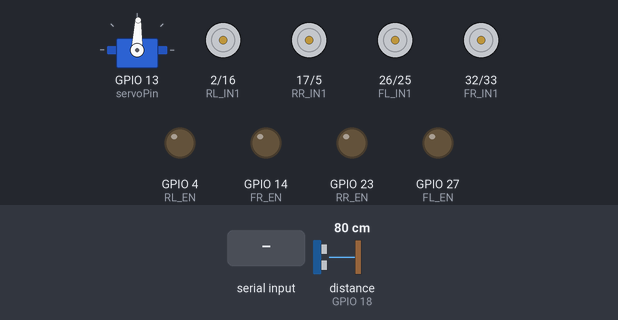
Recording of a sketch running on a simulated ESP32. Parts: servo, motor-driver pin pairs drawn as motors (green arrow = first pin HIGH = forward, orange = second pin HIGH = backward, longer = more drive), output pins drawn as LEDs (lit = HIGH). Wiring (inferred from the names in the program): ultrasonic range finder: trigger GPIO 19; echo GPIO 18. Dashed ring = blinking. The test bench sets the inputs (shaded band); at power-on: distance to the obstacle (sensor on GPIO 18) 80 cm. The echo pulse lasts 58.3 µs per cm; nothing arrives over Bluetooth unless stated; servo pulses on a pin are drawn as a servo (544–2400 µs = 0–180°); pins used as bus, display or sensor lines are not drawn.

Above: at 2.3 s.
2.4 s: "A" received over the second serial link
At 2.65 s:
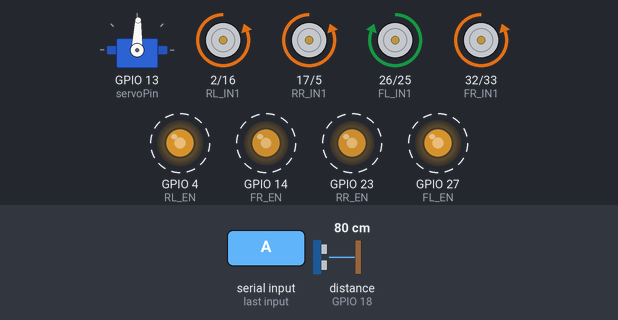
5.4 s: distance to the obstacle (sensor on GPIO 18) set to 33 cm
8.4 s: distance to the obstacle (sensor on GPIO 18) set to 27 cm
At 8.91 s:
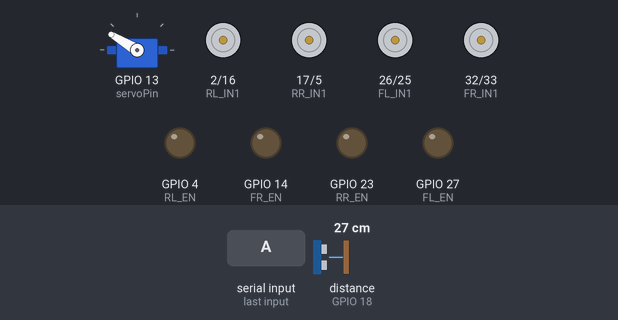
At 9.52 s:
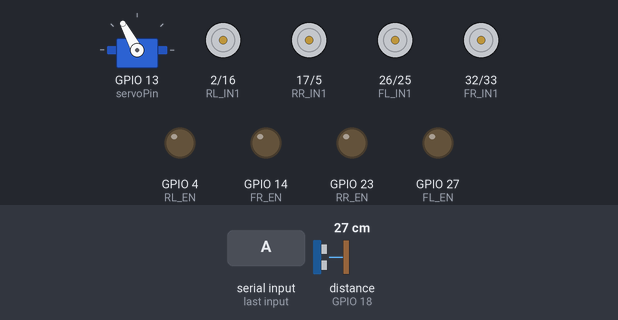
11.4 s: distance to the obstacle (sensor on GPIO 18) set to 24 cm
14.4 s: distance to the obstacle (sensor on GPIO 18) set to 60 cm
17.4 s: distance to the obstacle (sensor on GPIO 18) set to 2 cm
At 18.46 s:
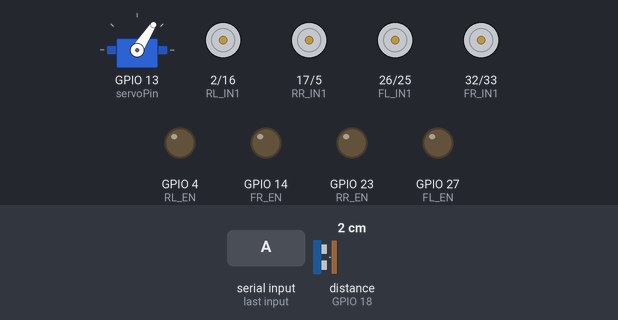
Timing chart, 0 to 21.4 s (numbered marks = the images above; inputs shaded):
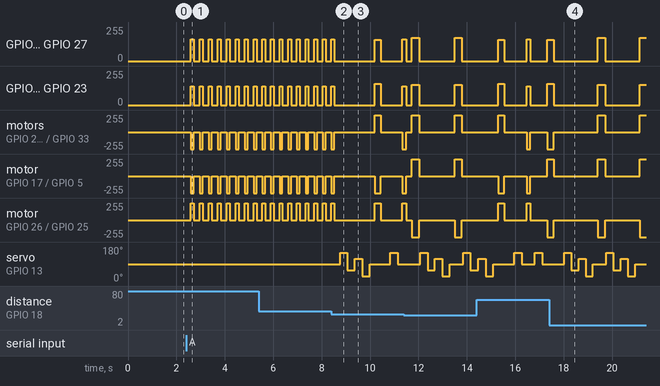

Measured:
- the behaviour switches between 31 and 30 cm on distance to the obstacle (sensor on GPIO 18) (found by bisection; images 1 and 2)
- after the input at 2.4 s, GPIO 4 (RL_EN): alternates 164/255 for 0.12 s and 0/255 for 0.25 s, starting after 0.19 s; GPIO 14 (FR_EN): alternates 141/255 for 0.12 s and 0/255 for 0.25 s, starting after 0.19 s
- after the input at 8.4 s, servo on GPIO 13 (servoPin): 88° → 149° after 0.36 s, → 57° 0.31 s later, → 118° 0.31 s later, → 26° 0.31 s later, … (7 changes in this stretch)
- after the input at 17.4 s, servo on GPIO 13 (servoPin): 88° → 149° after 0.62 s, → 57° 0.30 s later, → 118° 0.30 s later, → 26° 0.30 s later, … (10 changes in this stretch)

The sketch:

CodESP32_Licenta.ino
```cpp
#include "BluetoothSerial.h"
BluetoothSerial SerialBT;

//-------------------- Ultrasonic --------------------
const int trig = 19;
const int echo = 18;

//-------------------- Servo --------------------
const int servoPin = 13;
const int servoFreq = 50;
const int servoRes = 16;

//-------------------- Motor Pins (4x4) --------------------
const int RL_IN1 = 2;
const int RL_IN2 = 16;
const int RL_EN  = 4;
const int RR_IN1 = 17;
const int RR_IN2 = 5;
const int RR_EN  = 23;
const int FL_IN1 = 26;
const int FL_IN2 = 25;
const int FL_EN  = 27;
const int FR_IN1 = 32;
const int FR_IN2 = 33;
const int FR_EN  = 14;

//-------------------- Motor Speeds --------------------
const int MOTOR_SPEED_MANUAL = 160;
const int MOTOR_SPEED_AUTO   = 150;
const int AVOID_SPEED        = 160;

//-------------------- Timing --------------------
const int TURN_45_TIME       = 263;     //calibrate for your surface (10 turns should be 450°)
const int BACKUP_TIME        = 300;

//-------------------- Motor compensation --------------------
int LEFT_COMP  = 110;
int RIGHT_COMP = 95;

//-------------------- Robot Position --------------------
float X = 0;
float Y = 0;
float theta = 0;   //heading in degrees (0 = north)

//-------------------- Obstacle Map (circular buffer) --------------------
#define MAX_OBS 200
struct Point { float x; float y; };
Point obstacles[MAX_OBS];
int obsIndex = 0;
int obsCount = 0;

//-------------------- State --------------------
bool autoMode = false;

enum AutoState {
  DRIVE,
  SCAN,
  TURN,
  FOLLOW_EDGE,
  RETURN,
  BACKUP
};
AutoState autoState = DRIVE;

enum AvoidDir { NONE, RIGHT, LEFT };
AvoidDir avoidDir = NONE;

unsigned long lastHeartbeat = 0;
unsigned long lastManualScan = 0;
int currentServoAngle = 90;

//Side scan angles – adjust based on your physical servo orientation
const int LEFT_SIDE  = 150;   //change to 30 if left/right are swapped
const int RIGHT_SIDE = 30;
const int LEFT_MID   = 60;
const int RIGHT_MID  = 120;

//-------------------- Servo Helper --------------------
int angleToDuty(int angle) {
  int minUs = 500;
  int maxUs = 2400;
  int us = map(angle, 0, 180, minUs, maxUs);
  return (us * 65535) / 20000;
}

void setServoAngle(int angle) {
  if (angle < 0) angle = 0;
  if (angle > 180) angle = 180;
  currentServoAngle = angle;
  ledcWrite(servoPin, angleToDuty(angle));
  delay(50);
}

void centerSensor() {
  setServoAngle(90);
  delay(100);
}

//-------------------- Communication --------------------
void sendPosition() {
  SerialBT.print("POS:");
  SerialBT.print(X, 1);
  SerialBT.print(",");
  SerialBT.print(Y, 1);
  SerialBT.print(",");
  SerialBT.println(theta, 1);
}

//-------------------- Ultrasonic --------------------
long getDistanceRaw() {
  digitalWrite(trig, LOW);
  delayMicroseconds(3);
  digitalWrite(trig, HIGH);
  delayMicroseconds(12);
  digitalWrite(trig, LOW);

  long duration = pulseIn(echo, HIGH, 20000);
  if (duration <= 0) return 300;

  long dist = duration / 60;
  if (dist < 2) dist = 2;
  if (dist > 250) dist = 250;
  return dist;
}

long getDistance() {
  long vals[5];
  for (int i = 0; i < 5; i++) {
    vals[i] = getDistanceRaw();
    delay(5);
  }
  // median filter
  for (int i = 0; i < 5; i++) {
    for (int j = i + 1; j < 5; j++) {
      if (vals[j] < vals[i]) {
        long tmp = vals[i];
        vals[i] = vals[j];
        vals[j] = tmp;
      }
    }
  }
  return vals[2];
}

//-------------------- Quick Scan (world coordinates) --------------------
long quickScan(int angle) {
  setServoAngle(angle);
  delay(200);
  long d = getDistance();
  delay(20);

  SerialBT.print("RADAR:");
  SerialBT.print(angle);
  SerialBT.print(",");
  SerialBT.println(d);

  //Convert local sensor reading to global world coordinates
  //angle=90 → straight ahead (0° offset)
  //angle=0  → left (90° offset)
  //angle=180→ right (-90° offset)
  float sensorOffsetDeg = angle - 90;
  float worldAngleDeg = theta + sensorOffsetDeg;
  float worldAngleRad = worldAngleDeg * 0.0174533;

  float globalX = X + d * sin(worldAngleRad);
  float globalY = Y + d * cos(worldAngleRad);

  if (d < 250) {
    //Circular buffer – overwrite oldest
    obstacles[obsIndex] = {globalX, globalY};
    obsIndex = (obsIndex + 1) % MAX_OBS;
    if (obsCount < MAX_OBS) obsCount++;

    SerialBT.print("OBS:");
    SerialBT.print(globalX, 1);
    SerialBT.print(",");
    SerialBT.println(globalY, 1);
  }

  return d;
}

//-------------------- Motor Control --------------------
void stopCar() {
  digitalWrite(FL_IN1, LOW); digitalWrite(FL_IN2, LOW);
  digitalWrite(FR_IN1, LOW); digitalWrite(FR_IN2, LOW);
  digitalWrite(RL_IN1, LOW); digitalWrite(RL_IN2, LOW);
  digitalWrite(RR_IN1, LOW); digitalWrite(RR_IN2, LOW);
  ledcWrite(FL_EN, 0); ledcWrite(FR_EN, 0);
  ledcWrite(RL_EN, 0); ledcWrite(RR_EN, 0);
}

void moveForward(int speed) {
  digitalWrite(FL_IN1, HIGH); digitalWrite(FL_IN2, LOW);
  digitalWrite(FR_IN1, LOW);  digitalWrite(FR_IN2, HIGH);
  digitalWrite(RL_IN1, LOW);  digitalWrite(RL_IN2, HIGH);
  digitalWrite(RR_IN1, LOW);  digitalWrite(RR_IN2, HIGH);

  float left  = speed * LEFT_COMP  / 100.0;
  float right = speed * RIGHT_COMP / 100.0;

  ledcWrite(FL_EN, left);  ledcWrite(FR_EN, right);
  ledcWrite(RL_EN, left);  ledcWrite(RR_EN, right);
}

void moveBackward(int speed) {
  digitalWrite(FL_IN1, LOW);  digitalWrite(FL_IN2, HIGH);
  digitalWrite(FR_IN1, HIGH); digitalWrite(FR_IN2, LOW);
  digitalWrite(RL_IN1, HIGH); digitalWrite(RL_IN2, LOW);
  digitalWrite(RR_IN1, HIGH); digitalWrite(RR_IN2, LOW);

  float left  = speed * LEFT_COMP  / 100.0;
  float right = speed * RIGHT_COMP / 100.0;

  ledcWrite(FL_EN, left);  ledcWrite(FR_EN, right);
  ledcWrite(RL_EN, left);  ledcWrite(RR_EN, right);
}

void turnLeftMotors(int speed) {
  digitalWrite(FL_IN1, LOW);  digitalWrite(FL_IN2, HIGH);
  digitalWrite(RL_IN1, LOW);  digitalWrite(RL_IN2, HIGH);
  digitalWrite(FR_IN1, LOW);  digitalWrite(FR_IN2, HIGH);
  digitalWrite(RR_IN1, HIGH); digitalWrite(RR_IN2, LOW);

  ledcWrite(FL_EN, speed);
  ledcWrite(FR_EN, speed);
  ledcWrite(RL_EN, speed);
  ledcWrite(RR_EN, speed);
}

void turnRightMotors(int speed) {
  digitalWrite(FR_IN1, HIGH); digitalWrite(FR_IN2, LOW);
  digitalWrite(RR_IN1, LOW);  digitalWrite(RR_IN2, HIGH);
  digitalWrite(FL_IN1, HIGH); digitalWrite(FL_IN2, LOW);
  digitalWrite(RL_IN1, HIGH); digitalWrite(RL_IN2, LOW);

  ledcWrite(FL_EN, speed);
  ledcWrite(FR_EN, speed);
  ledcWrite(RL_EN, speed);
  ledcWrite(RR_EN, speed);
}

//-------------------- TURN 45° FUNCTIONS --------------------
void executeTurnLeft45() {
  SerialBT.println("TURN:LEFT_45");
  turnLeftMotors(AVOID_SPEED);
  delay(TURN_45_TIME);
  stopCar();
  delay(100);
  theta -= 45;
  if (theta < 0) theta += 360;
  sendPosition();
}

void executeTurnRight45() {
  SerialBT.println("TURN:RIGHT_45");
  turnRightMotors(AVOID_SPEED);
  delay(TURN_45_TIME);
  stopCar();
  delay(100);
  theta += 45;
  if (theta >= 360) theta -= 360;
  sendPosition();
}

//-------------------- AUTO MODE --------------------
void runAutoMode() {
  switch (autoState) {

    case DRIVE: {
      moveForward(MOTOR_SPEED_AUTO);
      delay(120);
      stopCar();
      centerSensor();

      float rad = theta * 0.0174533;
      X += 6.7 * sin(rad);
      Y += 6.7 * cos(rad);

      if (getDistance() < 30) {
        SerialBT.println("OBSTACLE_AHEAD");
        autoState = SCAN;
      }
      break;
    }

    case SCAN: {
      SerialBT.println("SCANNING_SIDES");

      long distLeftFar  = quickScan(LEFT_SIDE);
      long distLeftMid  = quickScan(LEFT_MID);
      long distRightMid = quickScan(RIGHT_MID);
      long distRightFar = quickScan(RIGHT_SIDE);
      centerSensor();

      long leftSpace  = min(distLeftFar, distLeftMid);
      long rightSpace = min(distRightMid, distRightFar);

      if (leftSpace < 25 && rightSpace < 25) {
        SerialBT.println("BOTH_BLOCKED");
        autoState = BACKUP;
      }
      else if (leftSpace > rightSpace + 15) {
        SerialBT.println("GO_LEFT");
        avoidDir = LEFT;
        autoState = TURN;
      }
      else {
        SerialBT.println("GO_RIGHT");
        avoidDir = RIGHT;
        autoState = TURN;
      }
      break;
    }

    case TURN: {
      if (avoidDir == LEFT) {
        executeTurnLeft45();
      } else {
        executeTurnRight45();
      }

      centerSensor();
      delay(100);
      long frontClear = getDistance();
      long sideClear;
      if (avoidDir == RIGHT) {
        sideClear = quickScan(LEFT_SIDE);
      } else {
        sideClear = quickScan(RIGHT_SIDE);
      }
      centerSensor();

      if (frontClear < 25 || sideClear < 15) {
        SerialBT.println("TURNED_INTO_DANGER");
        autoState = BACKUP;
      } else {
        autoState = FOLLOW_EDGE;
      }
      break;
    }

    case FOLLOW_EDGE: {
      moveForward(MOTOR_SPEED_AUTO);
      delay(150);
      stopCar();

      float rad = theta * 0.0174533;
      X += 8.4 * sin(rad);
      Y += 8.4 * cos(rad);
      centerSensor();

      if (getDistance() < 25) {
        SerialBT.println("NEW_OBSTACLE");
        autoState = BACKUP;
        break;
      }

      long sideDist;
      if (avoidDir == RIGHT) {
        sideDist = quickScan(LEFT_SIDE);
      } else {
        sideDist = quickScan(RIGHT_SIDE);
      }
      centerSensor();

      int clearThreshold = (avoidDir == LEFT) ? 40 : 55;

      if (sideDist < 20) {
        SerialBT.println("STEER_AWAY");
        if (avoidDir == RIGHT) {
          turnRightMotors(AVOID_SPEED);
          delay(100);
          stopCar();
        } else {
          turnLeftMotors(AVOID_SPEED);
          delay(100);
          stopCar();
        }
      }

      if (sideDist > clearThreshold) {
        SerialBT.println("OBSTACLE_GONE");
        autoState = RETURN;
      }
      break;
    }

    case RETURN: {
      if (avoidDir == RIGHT) {
        executeTurnLeft45();
      } else {
        executeTurnRight45();
      }
      avoidDir = NONE;

      centerSensor();
      delay(100);
      if (getDistance() < 30) {
        autoState = SCAN;
      } else {
        autoState = DRIVE;
      }
      break;
    }

    case BACKUP: {
      SerialBT.println("BACKING_UP");
      moveBackward(AVOID_SPEED);
      delay(300);
      stopCar();

      float rad = theta * 0.0174533;
      X -= 16.8 * sin(rad);
      Y -= 16.8 * cos(rad);

      autoState = SCAN;
      break;
    }
  }
}

//-------------------- Setup --------------------
void setup() {
  Serial.begin(115200);
  delay(500);
  SerialBT.begin("ESP32-4x4-Car");

  stopCar();

  pinMode(trig, OUTPUT);
  pinMode(echo, INPUT);

  pinMode(FL_IN1, OUTPUT); pinMode(FL_IN2, OUTPUT);
  pinMode(FR_IN1, OUTPUT); pinMode(FR_IN2, OUTPUT);
  pinMode(RL_IN1, OUTPUT); pinMode(RL_IN2, OUTPUT);
  pinMode(RR_IN1, OUTPUT); pinMode(RR_IN2, OUTPUT);

  ledcAttach(FL_EN, 1000, 8);
  ledcAttach(FR_EN, 1000, 8);
  ledcAttach(RL_EN, 1000, 8);
  ledcAttach(RR_EN, 1000, 8);
  ledcAttach(servoPin, servoFreq, servoRes);

  delay(500);
  centerSensor();

  sendPosition();
  SerialBT.println("READY");
}

//-------------------- Loop --------------------
void loop() {
  if (millis() - lastHeartbeat > 1000) {
    lastHeartbeat = millis();
    SerialBT.println("PING");
  }

  if (SerialBT.available()) {
    char c = SerialBT.read();

    if (c == 'A') {
      autoMode = true;
      autoState = DRIVE;
      avoidDir = NONE;
      stopCar();
      centerSensor();

      //Reset map and position on auto start
      X = 0;
      Y = 0;
      theta = 0;
      obsIndex = 0;
      obsCount = 0;
      sendPosition();

      SerialBT.println("AUTO_MODE_ON");
    }

    if (c == 'M') {
      autoMode = false;
      stopCar();
      centerSensor();

      //Clear map in manual mode too
      obsIndex = 0;
      obsCount = 0;

      SerialBT.println("MANUAL_MODE");
    }

    if (!autoMode) {
      if (c == 'F') {
        moveForward(MOTOR_SPEED_MANUAL);
        delay(357);   //calibrated for 20 cm
        stopCar();
        float rad = theta * 0.0174533;
        X += 20 * sin(rad);
        Y += 20 * cos(rad);
        sendPosition();
      }
      if (c == 'B') {
        moveBackward(MOTOR_SPEED_MANUAL);
        delay(357);
        stopCar();
        float rad = theta * 0.0174533;
        X -= 20 * sin(rad);
        Y -= 20 * cos(rad);
        sendPosition();
      }
      if (c == 'L') {
        executeTurnLeft45();
      }
      if (c == 'R') {
        executeTurnRight45();
      }
      if (c == 'S') {
        stopCar();
      }
    }
  }

  if (autoMode) {
    runAutoMode();
    delay(50);
    return;
  }

  //Manual mode – send front radar + obstacle positions
  if (!autoMode && millis() - lastManualScan > 200) {
    lastManualScan = millis();
    if (currentServoAngle != 90) centerSensor();

    long d = getDistance();
    SerialBT.print("RADAR:90,");
    SerialBT.println(d);

    float rad = theta * 0.0174533;
    float globalX = X + d * sin(rad);
    float globalY = Y + d * cos(rad);
    if (d < 250) {
      obstacles[obsIndex] = {globalX, globalY};
      obsIndex = (obsIndex + 1) % MAX_OBS;
      if (obsCount < MAX_OBS) obsCount++;

      SerialBT.print("OBS:");
      SerialBT.print(globalX, 1);
      SerialBT.print(",");
      SerialBT.println(globalY, 1);
    }
  }

  delay(30);
}
```
